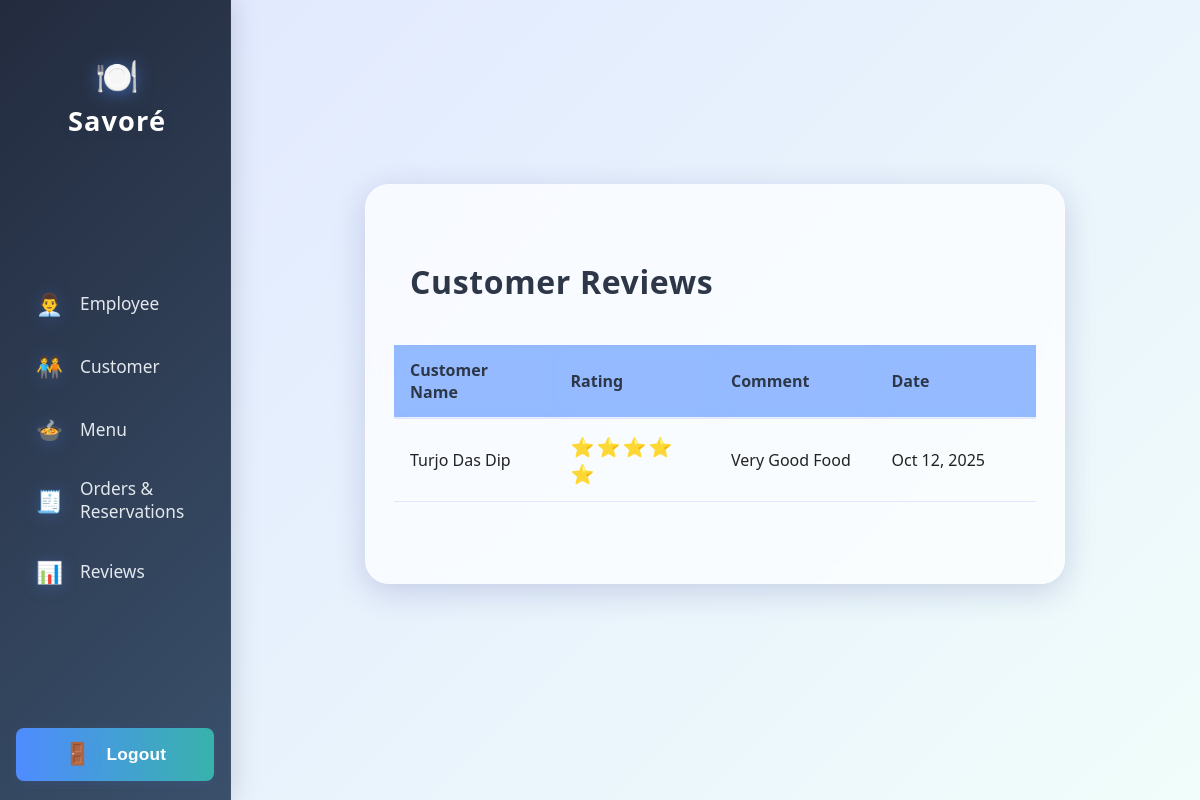
Screenshot of /admin/html/reviews.php with the database file from the repository.
### tables this page shows
CREATE TABLE `reviews` (
  `id` int(11) NOT NULL,
  `name` varchar(50) NOT NULL,
  `stars` int(5) NOT NULL,
  `message` text NOT NULL,
  `created_at` timestamp NOT NULL DEFAULT current_timestamp()
);

### admin/html/reviews.php (the view, shortened to what this page needs)
<?php
require_once '../config/database.php';
$sql = "SELECT id, name, stars, message, created_at FROM reviews ORDER BY created_at DESC";
$result = $conn->query($sql);
function displayStars($rating)
{
    $stars = '';
    $rating = max(1, min(5, intval($rating)));
    for ($i = 1; $i <= 5; $i++) {
        if ($i <= $rating) {
            $stars .= '⭐';
        }
    }
    return $stars;
}
?>
<!DOCTYPE html>
<html lang="en">
<head>
    <link rel="stylesheet" href="../styles/modern.css">
    <link rel="stylesheet" href="../styles/reviews.css">
</head>
<body>
    <nav class="sidebar-container">
        <div class="sidebar-header">
            <a class="savore" href="../index.php">
                <span class="sidebar-logo">🍽️</span>
                <h1>Savoré</h1>
            </a>
        </div>
        <div class="sidebar-links">
            <ul>
                <li><a href="employee.php"><span class="sidebar-icon">👨‍💼</span> Employee</a></li>
                <li><a href="customer.php"><span class="sidebar-icon">🧑‍🤝‍🧑</span> Customer</a></li>
                <li><a href="menu.php"><span class="sidebar-icon">🍲</span> Menu</a></li>
                <li><a href="orders-list.php"><span class="sidebar-icon">🧾</span> Orders & Reservations</a></li>
                <li><a href="reviews.php"><span class="sidebar-icon">📊</span> Reviews</a></li>
            </ul>
        </div>
        <div class="sidebar-footer">
            <button class="sidebar-logout"><span class="sidebar-icon">🚪</span> Logout</button>
        </div>
    </nav>
    <main class="main-content">
        <section class="reviews-list-container">
            <h1>Customer Reviews</h1>
            <div class="table-wrapper">
                <table>
                    <thead>
                        <tr>
                            <th>Customer Name</th>
                            <th>Rating</th>
                            <th>Comment</th>
                            <th>Date</th>
                        </tr>
                    </thead>
                    <tbody>
                        <?php
                        if ($result && $result->num_rows > 0) {
                            while ($row = $result->fetch_assoc()) {
                                echo "<tr>";
                                echo "<td>" . htmlspecialchars($row['name']) . "</td>";
                                echo "<td>" . displayStars($row['stars']) . "</td>";
                                echo "<td>" . htmlspecialchars($row['message']) . "</td>";
                                echo "<td>" . date('M j, Y', strtotime($row['created_at'])) . "</td>";
                                echo "</tr>";
                            }
                        } else {
                            echo "<tr><td colspan='4' style='text-align: center; padding: 20px;'>No reviews found</td></tr>";
                        }
                        ?>
                    </tbody>
                </table>
            </div>
        </section>
    </main>
</body>
</html>

### admin/styles/modern.css (style rules this page uses)
.sidebar-container { position: fixed; top: 0; left: 0; height: 100vh; width: 230px; background: linear-gradient(135deg, #232b3e 0%, #3a506b 100%); box-shadow: 2px 0 24px rgba(44, 62, 80, 0.18); color: #fff; display: flex; flex-direction: column; justify-content: space-between; align-items: stretch; z-index: 100; padding: 0; backdrop-filter: blur(16px) saturate(160%); border-right: 1.5px solid rgba(255,255,255,0.08); }
.sidebar-header { padding: 2.2rem 1rem 1.2rem 1rem; text-align: center; }
.sidebar-logo { font-size: 2.2rem; display: block; margin-bottom: 0.2rem; filter: drop-shadow(0 2px 8px #4f8cff88); }
.sidebar-header h1 { font-size: 1.7rem; font-weight: 800; letter-spacing: 0.04em; margin: 0; color: #fff; text-shadow: 0 2px 12px rgba(44,62,80,0.13); }
.sidebar-links { flex: 1; display: flex; flex-direction: column; justify-content: center; }
.sidebar-container ul { list-style: none; padding: 0; margin: 0; }
.sidebar-container ul li { margin: 0.2rem 0; }
.sidebar-container ul li a { display: flex; align-items: center; color: #e3e8ee; text-decoration: none; padding: 0.95rem 2rem; font-size: 1.08rem; border-left: 4px solid transparent; border-radius: 8px 0 0 8px; transition: background 0.18s, border-color 0.18s, color 0.18s; gap: 0.8rem; font-weight: 500; }
.sidebar-icon { font-size: 1.25em; display: inline-block; margin-right: 0.2em; filter: drop-shadow(0 2px 8px #4f8cff44); }
.sidebar-footer { padding: 1.7rem 1rem 1.2rem 1rem; text-align: center; }
.sidebar-logout { width: 100%; background: linear-gradient(90deg, #4f8cff 0%, #38b2ac 100%); color: #fff; border: none; border-radius: 8px; padding: 0.85rem 0; font-size: 1.08rem; font-weight: 600; cursor: pointer; transition: background 0.18s, color 0.18s; display: flex; align-items: center; justify-content: center; gap: 0.7rem; box-shadow: 0 2px 8px rgba(79, 140, 255, 0.10); }
.savore { display: block; color: #fff; text-decoration: none; padding: 1rem 2rem; font-size: 1.1rem; border-left: 4px solid transparent; transition: background 0.2s, border-color 0.2s, color 0.2s; }
body { background: linear-gradient(135deg, #e0e7ff 0%, #f0fdfa 100%); font-family: 'Segoe UI', 'Roboto', Arial, sans-serif; color: #222; min-height: 100vh; margin: 0; width: 100vw; overflow-x: hidden; }
h1, h2, h3, h4, h5, h6 { font-weight: 700; color: #2d3748; letter-spacing: 0.02em; }
main { background: none !important; box-shadow: none !important; border-radius: 0 !important; border: none !important; padding: 0 !important; max-width: none !important; width: auto !important; color: inherit !important; }
button, .btn { background: linear-gradient(90deg, #4f8cff 0%, #38b2ac 100%); color: #fff; border: none; border-radius: 8px; padding: 0.85rem 1.7rem; font-size: 1.08rem; font-weight: 600; cursor: pointer; box-shadow: 0 2px 8px 0 rgba(79, 140, 255, 0.10); transition: background 0.2s, transform 0.2s, box-shadow 0.2s; letter-spacing: 0.01em; }

### admin/styles/reviews.css (style rules this page uses)
.main-content { display: flex; flex-direction: row; justify-content: center; align-items: center; gap: 40px; width: 100vw; min-height: 100vh; margin-left: 230px; box-sizing: border-box; }
.reviews-list-container { background: rgba(255, 255, 255, 0.7); box-shadow: 0 8px 32px 0 rgba(31, 38, 135, 0.18); backdrop-filter: blur(8px); -webkit-backdrop-filter: blur(8px); border-radius: 24px; border: 1px solid rgba(255, 255, 255, 0.25); padding: 32px 28px 28px 28px; max-width: 700px; min-width: 350px; width: 100%; min-height: 400px; height: 100%; margin: 0 0 32px 0; transition: box-shadow 0.3s; box-sizing: border-box; display: flex; flex-direction: column; justify-content: stretch; }
.reviews-list-container h1 { font-size: 2rem; font-weight: 700; color: #2d3748; letter-spacing: 0.02em; padding: 16px; }
.table-wrapper { max-height: 500px; overflow-y: auto; scrollbar-width: none; }
.reviews-list-container table { width: 100%; border-collapse: collapse; table-layout: fixed; }
.reviews-list-container th, .reviews-list-container td { padding: 14px 16px; text-align: left; word-break: break-word; }
.reviews-list-container th { background: rgba(79, 140, 255, 0.60); font-weight: 700; color: #2d3748; border-bottom: 2px solid #e0e7ff; position: sticky; top: 0; z-index: 10; backdrop-filter: blur(8px); }
.reviews-list-container tr { border-bottom: 1px solid #e0e7ff; transition: background 0.2s; }
.reviews-list-container td:nth-child(2) { font-size: 1.2rem; color: #f7b731; letter-spacing: 2px; }

### rows the page displays
reviews: name "Turjo Das Dip", stars "⭐⭐⭐⭐⭐", message "Very Good Food", created_at "Oct 12, 2025"
